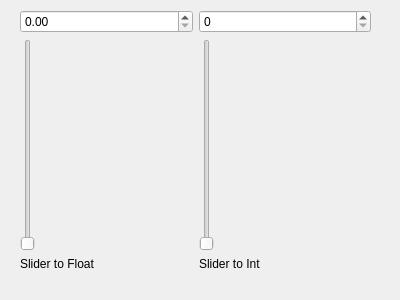
<?xml version="1.0" encoding="UTF-8"?>
<ui version="4.0">
 <class>SliderTestUI</class>
 <widget class="QDialog" name="SliderTestUI">
  <property name="geometry">
   <rect>
    <x>0</x>
    <y>0</y>
    <width>400</width>
    <height>300</height>
   </rect>
  </property>
  <property name="windowTitle">
   <string>Dialog</string>
  </property>
  <widget class="QWidget" name="">
   <property name="geometry">
    <rect>
     <x>20</x>
     <y>10</y>
     <width>351</width>
     <height>261</height>
    </rect>
   </property>
   <layout class="QHBoxLayout" name="horizontalLayout">
    <item>
     <layout class="QVBoxLayout" name="verticalLayout">
      <item>
       <widget class="QDoubleSpinBox" name="doubleSpinBox"/>
      </item>
      <item>
       <widget class="QSlider" name="SliderFloat">
        <property name="orientation">
         <enum>Qt::Vertical</enum>
        </property>
       </widget>
      </item>
      <item>
       <widget class="QLabel" name="label">
        <property name="text">
         <string>Slider to Float</string>
        </property>
       </widget>
      </item>
     </layout>
    </item>
    <item>
     <layout class="QVBoxLayout" name="verticalLayout_2">
      <item>
       <widget class="QSpinBox" name="spinBox"/>
      </item>
      <item>
       <widget class="QSlider" name="SliderInt">
        <property name="orientation">
         <enum>Qt::Vertical</enum>
        </property>
       </widget>
      </item>
      <item>
       <widget class="QLabel" name="label_2">
        <property name="text">
         <string>Slider to Int</string>
        </property>
       </widget>
      </item>
     </layout>
    </item>
   </layout>
  </widget>
 </widget>
 <resources/>
 <connections/>
</ui>
